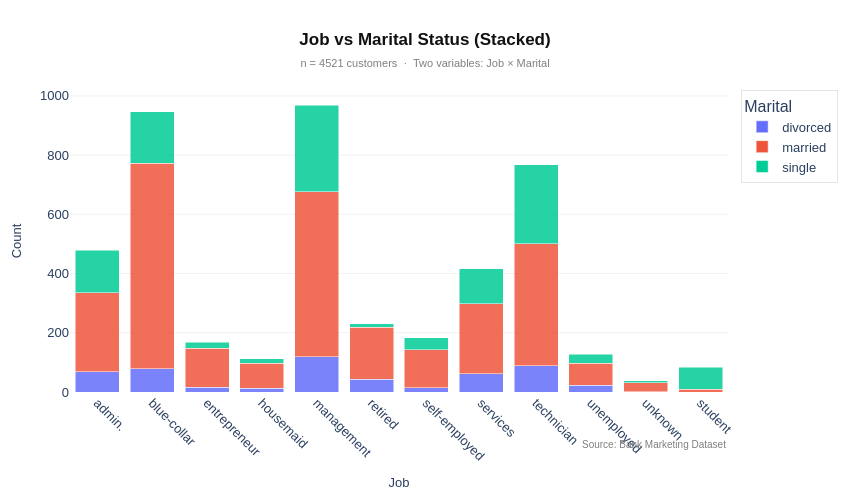

Notebook cell for this chart:
### Markdown cell above
## **Enhanced Stacked Bar**

### Contextual Layer

* Counts created using Python functions `groupby()`, `size()`, and `reset_index()` Because a bar chart in Plotly cannot calculate it on its own.

### Aesthetic Layer

* color way: dark, mid and light blue
* Clean theme, Arial font,
* Thin white borders between segments
* Colorblind-safe palette used



### Informative Layer

* Centered title with subtitle (mentions stacking)
* X-axis and Y-axis are labeled
* Legend added, x-axis labels slightly rotated
* Labels placed inside segments

### Code cell
# ── i) CONTEXTUAL LAYER ───────────────────────────────────
job_marital = df.groupby(["job", "marital"]).size().reset_index(name="count")

fig = px.bar(job_marital, x="job", y="count", color="marital", barmode="stack")

# ── ii) AESTHETIC LAYER ───────────────────────────────────
fig.update_traces(
    marker = dict(
        opacity = 0.85,
        line    = dict(color="white", width=0.5),
    ),
)

fig.update_layout(
    colorway = ["#1a5276", "#2e86c1", "#a9cce3"],   # dark → mid → light blue
)

# ── iii) INFORMATIVE LAYER ────────────────────────────────
fig.update_layout(
    font          = dict(family="Arial, sans-serif", size=13),
    plot_bgcolor  = "white",
    paper_bgcolor = "white",
    width         = 850,
    height        = 500,
    margin        = dict(l=70, r=30, t=90, b=100),

    title = dict(
        text     = "<b>Job vs Marital Status (Stacked)</b>",
        subtitle = dict(
            text = "n = 4521 customers  ·  Two variables: Job × Marital",
            font = dict(size=11, color="grey"),
        ),
        x        = 0.5,
        xanchor  = "center",
        font     = dict(size=17, color="#111"),
    ),

    xaxis = dict(
        title     = dict(text="Job", font=dict(size=13)),
        showgrid  = False,
        zeroline  = False,
        tickangle = 45,
    ),

    yaxis = dict(
        title     = dict(text="Count", font=dict(size=13)),
        showgrid  = True,
        gridcolor = "rgba(0,0,0,0.06)",
        zeroline  = False,
    ),

    hovermode  = "closest",
    legend     = dict(
        title       = dict(text="Marital"),
        orientation = "v",
        x           = 1.02,
        y           = 1,
        bordercolor = "rgba(0,0,0,0.1)",
        borderwidth = 1,
    ),
)

fig.add_annotation(
    xref="paper", yref="paper",
    x=1, y=-0.2,
    text="Source: Bank Marketing Dataset",
    showarrow=False, xanchor="right",
    font=dict(size=10, color="grey")
)

fig.show()

### Figure 1 — Plotly figure (JSON) as saved in the notebook; plotly's stock layout.template omitted (floating-point values rounded to 4 significant figures)
{"data": [{"hovertemplate": "marital=divorced<br>job=%{x}<br>count=%{y}<extra></extra>", "legendgroup": "divorced", "marker": {"color": "#636efa", "line": {"color": "white", "width": 0.5}, "opacity": 0.85, "pattern": {"shape": ""}}, "name": "divorced", "orientation": "v", "showlegend": true, "textposition": "auto", "type": "bar", "x": ["admin.", "blue-collar", "entrepreneur", "housemaid", "management", "retired", "self-employed", "services", "technician", "unemployed", "unknown"], "xaxis": "x", "y": [69, 79, 16, 13, 119, 43, 15, 62, 89, 22, 1], "yaxis": "y"}, {"hovertemplate": "marital=married<br>job=%{x}<br>count=%{y}<extra></extra>", "legendgroup": "married", "marker": {"color": "#EF553B", "line": {"color": "white", "width": 0.5}, "opacity": 0.85, "pattern": {"shape": ""}}, "name": "married", "orientation": "v", "showlegend": true, "textposition": "auto", "type": "bar", "x": ["admin.", "blue-collar", "entrepreneur", "housemaid", "management", "retired", "self-employed", "services", "student", "technician", "unemployed", "unknown"], "xaxis": "x", "y": [266, 693, 132, 84, 557, 176, 127, 236, 10, 411, 75, 30], "yaxis": "y"}, {"hovertemplate": "marital=single<br>job=%{x}<br>count=%{y}<extra></extra>", "legendgroup": "single", "marker": {"color": "#00cc96", "line": {"color": "white", "width": 0.5}, "opacity": 0.85, "pattern": {"shape": ""}}, "name": "single", "orientation": "v", "showlegend": true, "textposition": "auto", "type": "bar", "x": ["admin.", "blue-collar", "entrepreneur", "housemaid", "management", "retired", "self-employed", "services", "student", "technician", "unemployed", "unknown"], "xaxis": "x", "y": [143, 174, 20, 15, 293, 11, 41, 119, 74, 268, 31, 7], "yaxis": "y"}], "layout": {"annotations": [{"font": {"color": "grey", "size": 10}, "showarrow": false, "text": "Source: Bank Marketing Dataset", "x": 1, "xanchor": "right", "xref": "paper", "y": -0.2, "yref": "paper"}], "barmode": "stack", "colorway": ["#1a5276", "#2e86c1", "#a9cce3"], "font": {"family": "Arial, sans-serif", "size": 13}, "height": 500, "hovermode": "closest", "legend": {"bordercolor": "rgba(0, 0, 0, 0.1)", "borderwidth": 1, "orientation": "v", "title": {"text": "Marital"}, "tracegroupgap": 0, "x": 1.02, "y": 1}, "margin": {"b": 100, "l": 70, "r": 30, "t": 90}, "paper_bgcolor": "white", "plot_bgcolor": "white", "title": {"font": {"color": "#111", "size": 17}, "subtitle": {"font": {"color": "grey", "size": 11}, "text": "n = 4521 customers  ·  Two variables: Job × Marital"}, "text": "<b>Job vs Marital Status (Stacked)</b>", "x": 0.5, "xanchor": "center"}, "width": 850, "xaxis": {"anchor": "y", "autorange": true, "domain": [0, 1], "range": [-0.5, 11.5], "showgrid": false, "tickangle": 45, "title": {"font": {"size": 13}, "text": "Job"}, "type": "category", "zeroline": false}, "yaxis": {"anchor": "x", "autorange": true, "domain": [0, 1], "gridcolor": "rgba(0, 0, 0, 0.06)", "range": [0, 1020], "showgrid": true, "title": {"font": {"size": 13}, "text": "Count"}, "type": "linear", "zeroline": false}}}
